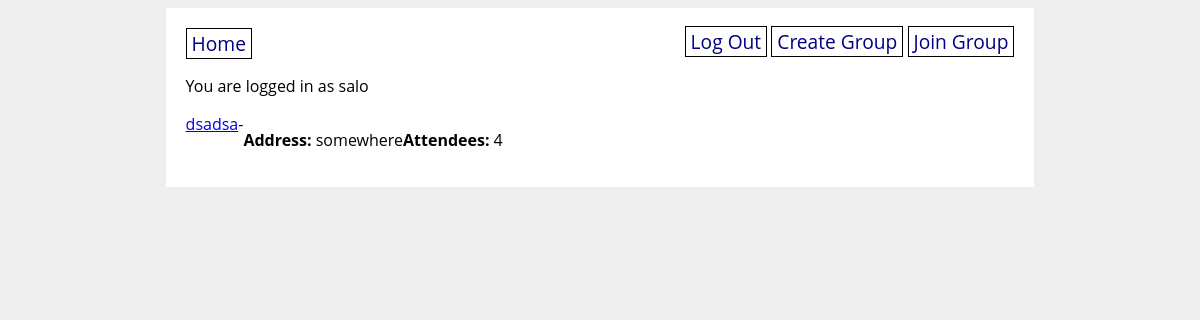
The app's page /profile (signed in) with its own data.
### app/models.py (models this page shows)
class User(UserMixin, db.Model):
    id = db.Column(db.Integer, primary_key=True)
    name = db.Column(db.String(80), nullable=False, unique=True)
    username = db.Column(db.String(80), nullable=False, unique=True)
    password = db.Column(db.String(80), nullable=False)
    groups = db.relationship('Group', secondary=user_group_table)

class Group(db.Model):
    id = db.Column(db.Integer, primary_key=True)
    created_by_id = db.Column(db.Integer, db.ForeignKey('user.id'))
    created_by = db.relationship('User')
    name = db.Column(db.String(80), nullable=False)
    max_atendees = db.Column(db.Float(precision=2), nullable=False)
    location = db.Column(db.String(80), nullable=False)
    code = db.Column(db.String(80), nullable=False, unique=True)
    atendees = db.relationship('User', secondary=user_group_table)
    restaurants = db.relationship('Restaurant', secondary=group_restaurant_table)

### app/main/routes.py (the view)
@main.route('/profile')
def profile():
    groups = current_user.groups
    return render_template('profile.html', groups=groups)

### app/__init__.py (called while the page is built)
@login_manager.user_loader
def load_user(user_id):
    return User.query.get(user_id)

### app/templates/profile.html
{% extends 'base.html' %}
{% block content %}
{% for group in groups %}
<div class="restaurants">
    <a href="/group/{{ group.id }}">{{ group.name }}</a> -
    <p><strong>Address:</strong> {{ group.location }}</p>
    <br>
    <p><strong>Attendees:</strong> {{ group.atendees | length }}</p>
</div>
{% endfor %}
{% endblock %}

### app/templates/base.html (shortened to what this page needs)
<!DOCTYPE html>
<html>
<head>
    <link rel="stylesheet" href="/static/style.css">
</head>
<body>
    <div id="content">
        <nav>
            <a href="/profile">Home</a>
            <div>
                {% if current_user.is_authenticated %}
                <a href="/logout">Log Out</a>
                <a href="/create_group">Create Group</a>
                <a href="/join_group">Join Group</a>
                {% else %}
                <a href="/signup">Sign Up</a>
                <a href="/login">Log In</a>
                {% endif %}
            </div>
        </nav>
        {% if current_user.is_authenticated %}
        <p>You are logged in as {{ current_user.username }}</p>
        {% endif %}
        {% block content %}{% endblock %}
    </div>
</body>
</html>

### app/static/style.css (style rules this page uses)
body { display: flex; flex-direction: column; align-items: center; background-color: #eee; font-family: 'Open Sans', sans-serif; }
#content { width: 70%; background-color: white; padding: 20px; }
nav { width: 100%; display: flex; flex-direction: row; justify-content: space-between; }
nav a { color: navy; text-decoration: none; border: 1px solid black; padding: 1px 5px; font-size: 1.2em; }
div.restaurants { display: flex; flex-direction: row; flex-wrap: wrap; }

### records on screen
User: username "salo"
Group: name "dsadsa", location "somewhere", atendees|length "4"
